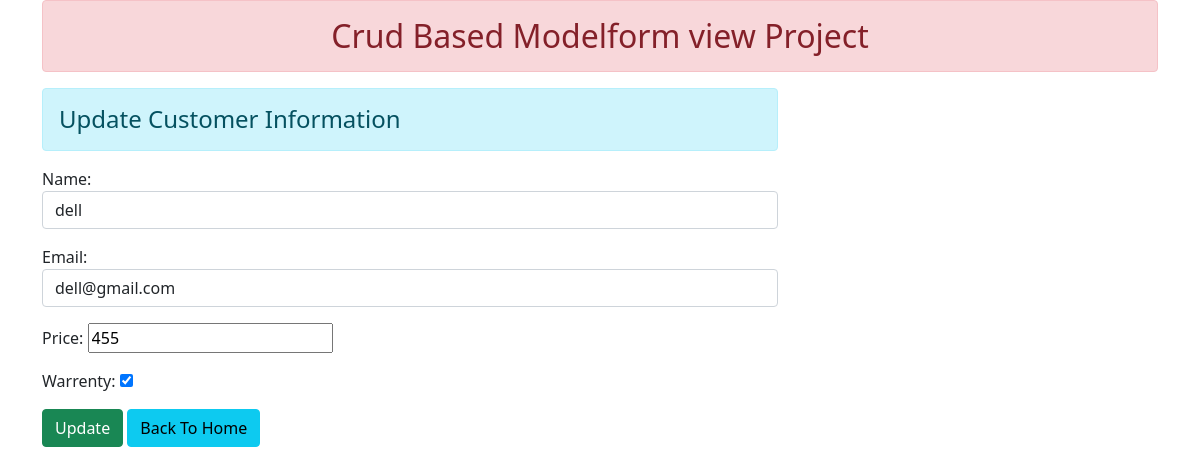
Page /29/ on the committed database.
### enroll/models.py (models this page shows)
class User(models.Model):
    name = models.CharField(max_length=30)
    email = models.EmailField(max_length=25)
    price = models.BigIntegerField(max_length=10)
    warrenty = models.BooleanField(max_length=1)

### enroll/views.py (the view)
def update_data(request,id):
    if request.method=='POST':
        pi=User.objects.get(pk=id)
        fm=StudentRegistration(request.POST,instance=pi)
        if fm.is_valid():
            fm.save()
    else:
        pi=User.objects.get(pk=id)
        fm=StudentRegistration(instance=pi)
    return render(request,'enroll/updatestudent.html',{'form':fm})

### enroll/forms.py
class StudentRegistration(forms.ModelForm):
    class  Meta:
     model = User
     fields = ['name', 'email', 'price', 'warrenty']
     widgets={
         'name':forms.TextInput(attrs={'class':'form-control'}),
         'email':forms.EmailInput(attrs={'class':'form-control'}),
     }

### enroll/templates/enroll/updatestudent.html
{% extends 'enroll/base.html' %}{% block content %}
<div class="row">
    <div class="col-sm-8">
        <h4 class="alert alert-info"> Update Customer Information</h4>
        <form action="" method="POST">
            {% csrf_token %} {{form.as_p}}
            <button type="submit" value="update" class=" btn btn-success ">Update</button>
            <a href="{% url 'addandshow' %}" class=" btn btn-info ">Back To Home</a>
        </form>
    </div>
    <div> {% endblock content %}

### rows in the picture
User: name "dell", email "dell@gmail.com", price "455", warrenty "☑"
